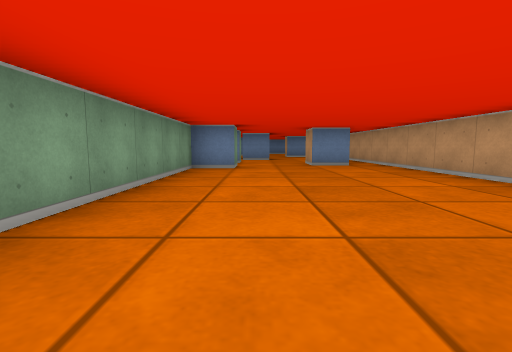
View 1 (above)

12 first-person views from a walk through a cub3D level. The camera is about half as high as the walls, tilts 6° down and sees 85° across. The floor is counted in squares. Each view is taken from the middle of a square. On the plan, view 1 faces up. The plan holds only what a view shows up to about 9 squares ahead; the rest is blank.

View 2
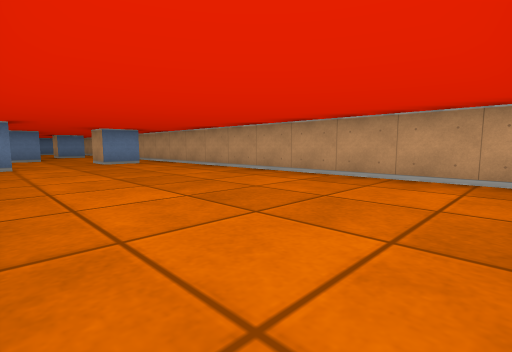

View 3
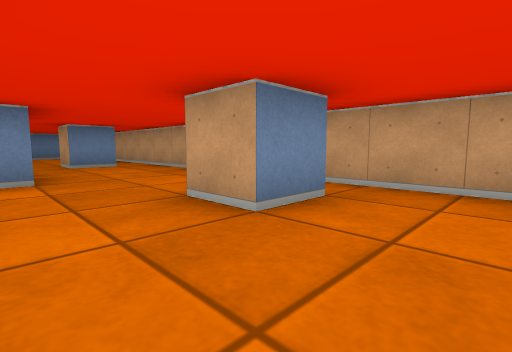

View 4
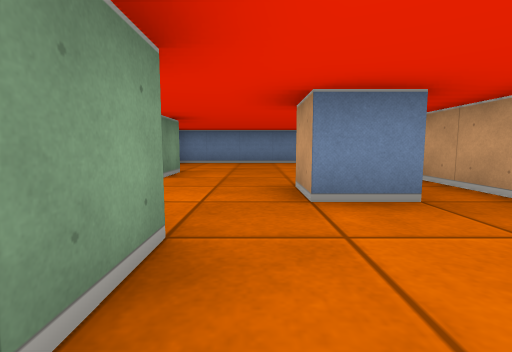

View 5
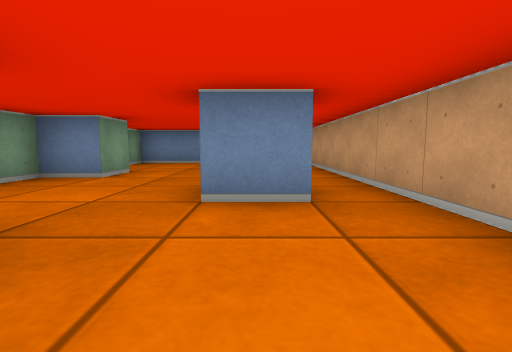

View 6
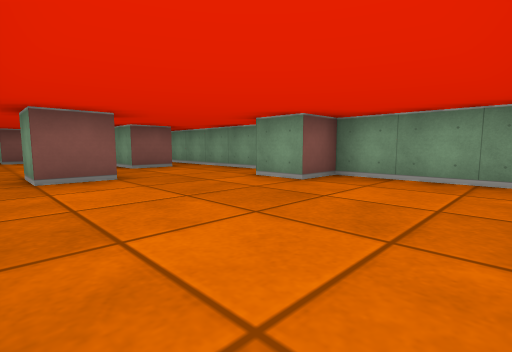

View 7
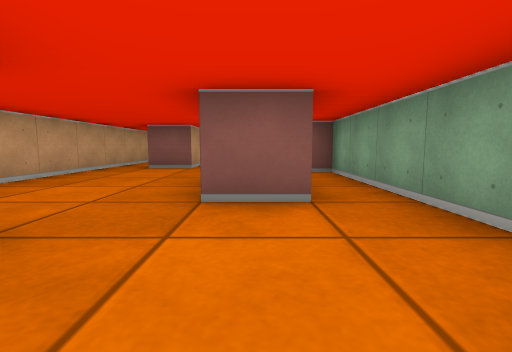

View 8
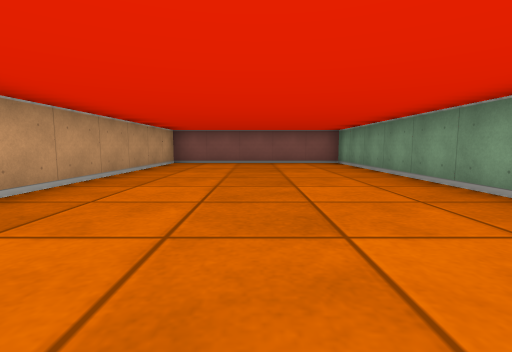

View 9
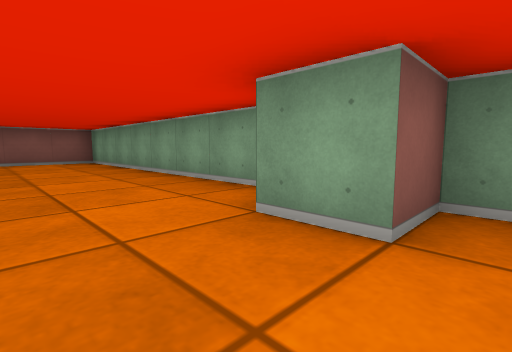

View 10
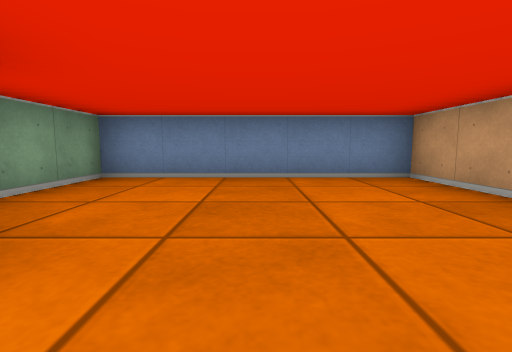

View 11
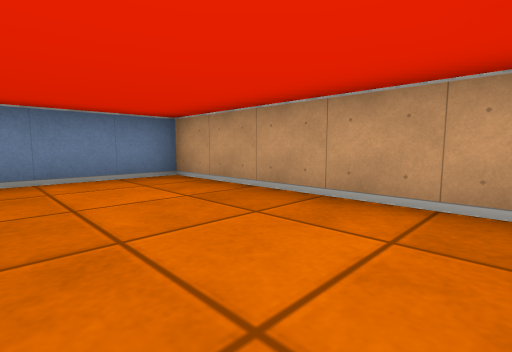

View 12
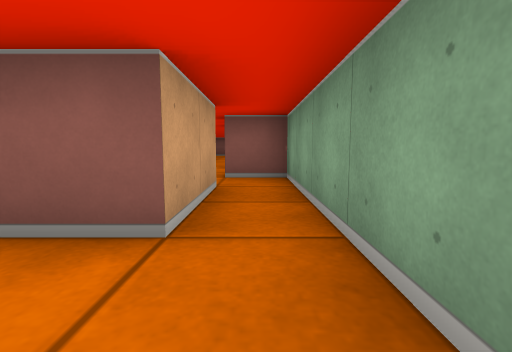

### Floor plan
Points are (right, up) in squares from view 1. A wall is a line through its corners. A room is listed if a view was taken in it or the views show most of it. See-through windows are left out.
Room 1 (views 1, 2, 3, 4, 5, 6, 7, 8, 9, 10, 11, 12)
walls: (0.6, 10.5) (-0.2, 10.5); (-0.5, 10.5) (-0.5, 12.5) (0.5, 12.5) (0.5, 11.5); (2.6, 7.5) (1.5, 7.5) (1.5, 8.5) (2.5, 8.5); (-1.5, 8) (-1.5, 7.5) (-0.5, 7.5) (-0.5, 6.5) (-1.5, 6.5) (-1.5, -1.5) (3.5, -1.5) (3.5, 19.5) (-1.5, 19.5) (-1.5, 16.5) (-0.5, 16.5) (-0.5, 15.5) (-1.5, 15.5) (-1.5, 9.5) (-0.5, 9.5); (1.5, 13.5) (1.5, 14.5) (2.5, 14.5) (2.5, 13.5) (1.5, 13.5)

Where each view was taken, in squares from view 1:
view 1: 0 up, 0 right, facing up
view 2: 1 down, 1 left, facing up-right
view 3: 6 up, 0 right, facing up-right
view 4: 11 up, 1 right, facing up
view 5: 11 up, 2 right, facing up
view 6: 19 up, 3 right, facing down-left
view 7: 15 up, 0 right, facing down
view 8: 7 up, 1 right, facing down
view 9: 8 up, 1 right, facing down-left
view 10: 15 up, 1 right, facing up
view 11: 15 up, 1 right, facing up-right
view 12: 14 up, 1 left, facing down
